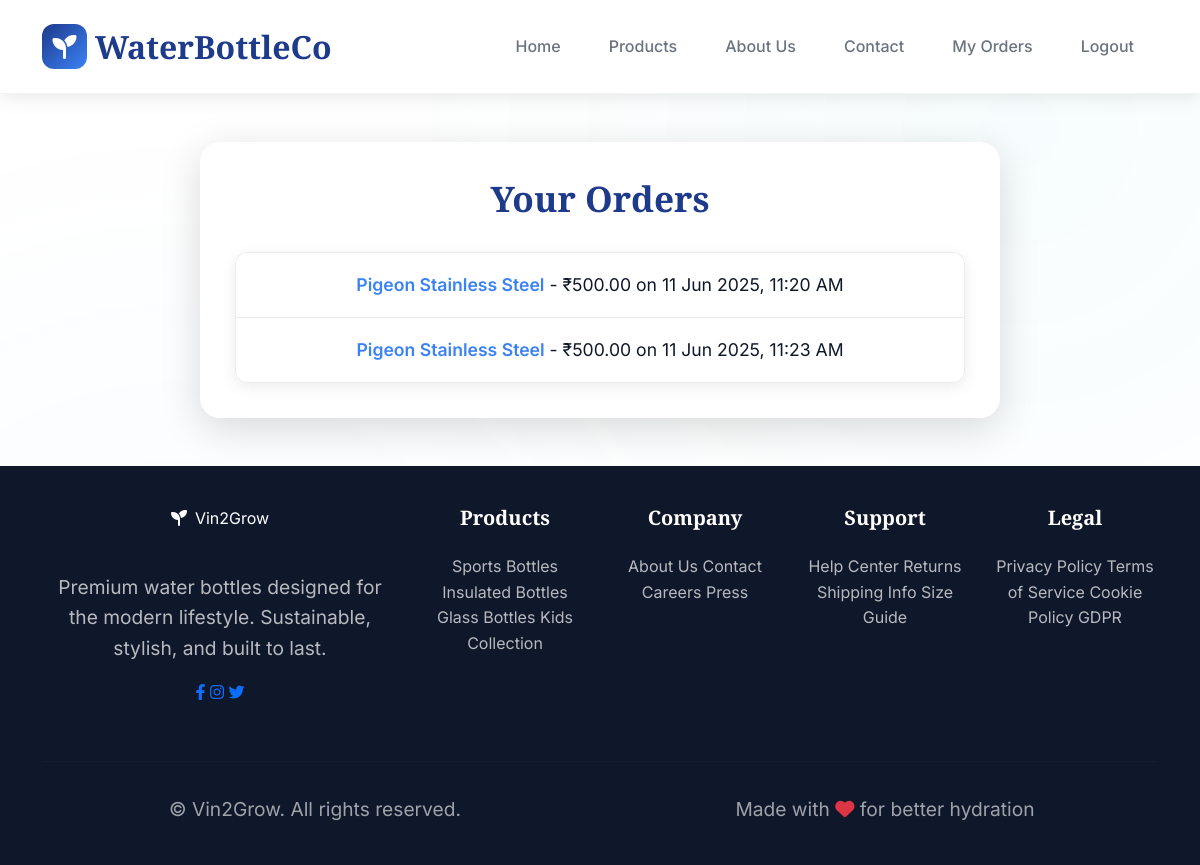
Page /my-orders/ (signed in) on the earlier database version.
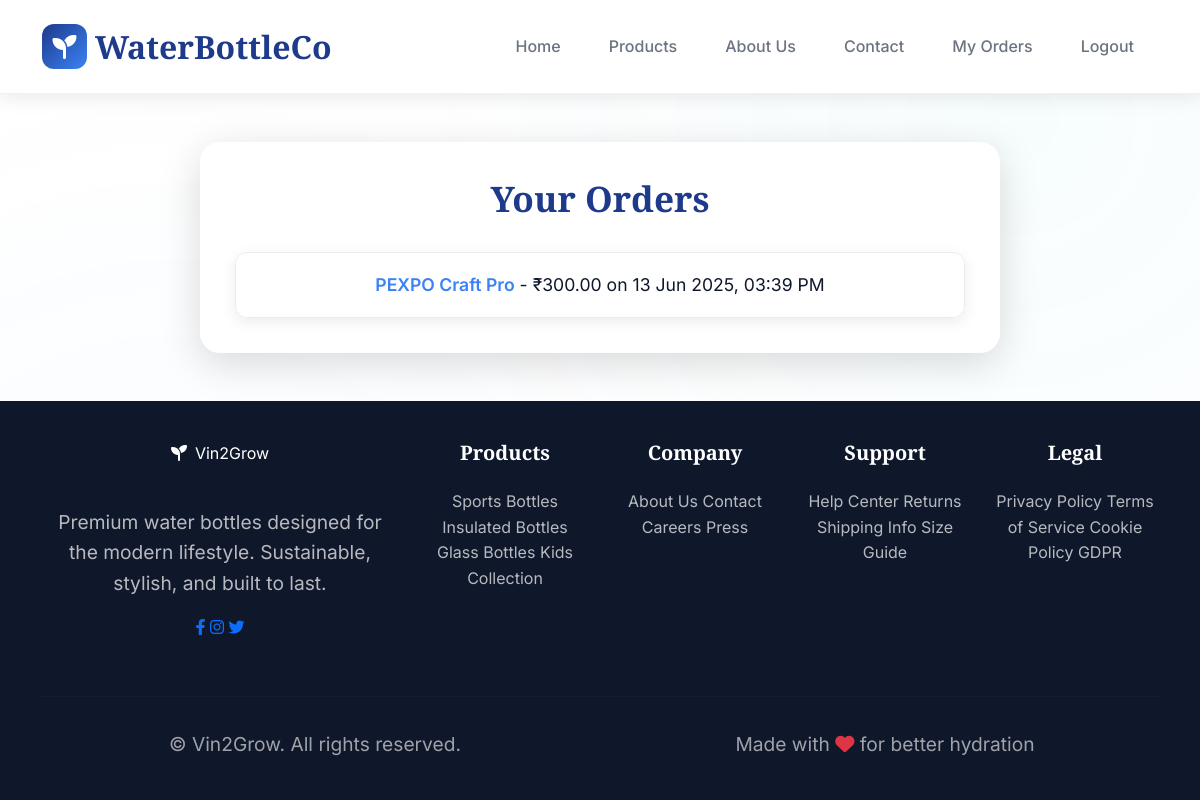
Same page on the later database version.
### store/models.py (models this page shows, shortened)
class Sale(models.Model):
    user = models.ForeignKey(User, on_delete=models.CASCADE, null=True, blank=True)
    date = models.DateTimeField(auto_now_add=True)
    product = models.ForeignKey(Product, on_delete=models.CASCADE, null=True, blank=True)
    quantity = models.PositiveIntegerField(default=1)
    timestamp = models.DateTimeField(auto_now_add=True)

class Product(models.Model):
    name = models.CharField(max_length=100)
    price = models.DecimalField(max_digits=8, decimal_places=2)
    description = models.TextField()
    category = models.CharField(max_length=50, choices=CATEGORY_CHOICES, default='Water Bottle')

### store/views.py (the view)
# urls.py: path('my-orders/', views.my_orders, name='my_orders'),
@login_required
def my_orders(request):
    orders = Sale.objects.filter(user=request.user).select_related('product')
    return render(request, 'store/my_orders.html', {'orders': orders})

### store/templates/store/my_orders.html (shortened to what the changed rows need)
<!DOCTYPE html>
<html lang="en">
<head>
    <link href="https://cdnjs.cloudflare.com/ajax/libs/bootstrap/5.3.0/css/bootstrap.min.css" rel="stylesheet">
    <link href="https://cdnjs.cloudflare.com/ajax/libs/font-awesome/6.4.0/css/all.min.css" rel="stylesheet">
</head>
<body>
    <div class="main-content-wrapper">
        <div class="container">
            <div class="content-card"> <h3>Your Orders</h3>
                {% if orders %}
                    <ul class="list-group">
                        {% for order in orders %}
                            <li class="list-group-item">
                                <strong>{{ order.product.name }}</strong> - ₹{{ order.product.price }} on {{ order.timestamp|date:"d M Y, h:i A" }}
                            </li>
                        {% endfor %}
                    </ul>
                {% else %}
                    <p>You have no purchases yet.</p>
                {% endif %}
            </div>
        </div>
    </div>
</body>
</html>

Differences in the rows shown:
removed Sale: product.name "Pigeon Stainless Steel", product.price "500.00", timestamp "11 Jun 2025, 11:20 AM"
removed Sale: product.name "Pigeon Stainless Steel", product.price "500.00", timestamp "11 Jun 2025, 11:23 AM"
added Sale: product.name "PEXPO Craft Pro", product.price "300.00", timestamp "13 Jun 2025, 03:39 PM"
